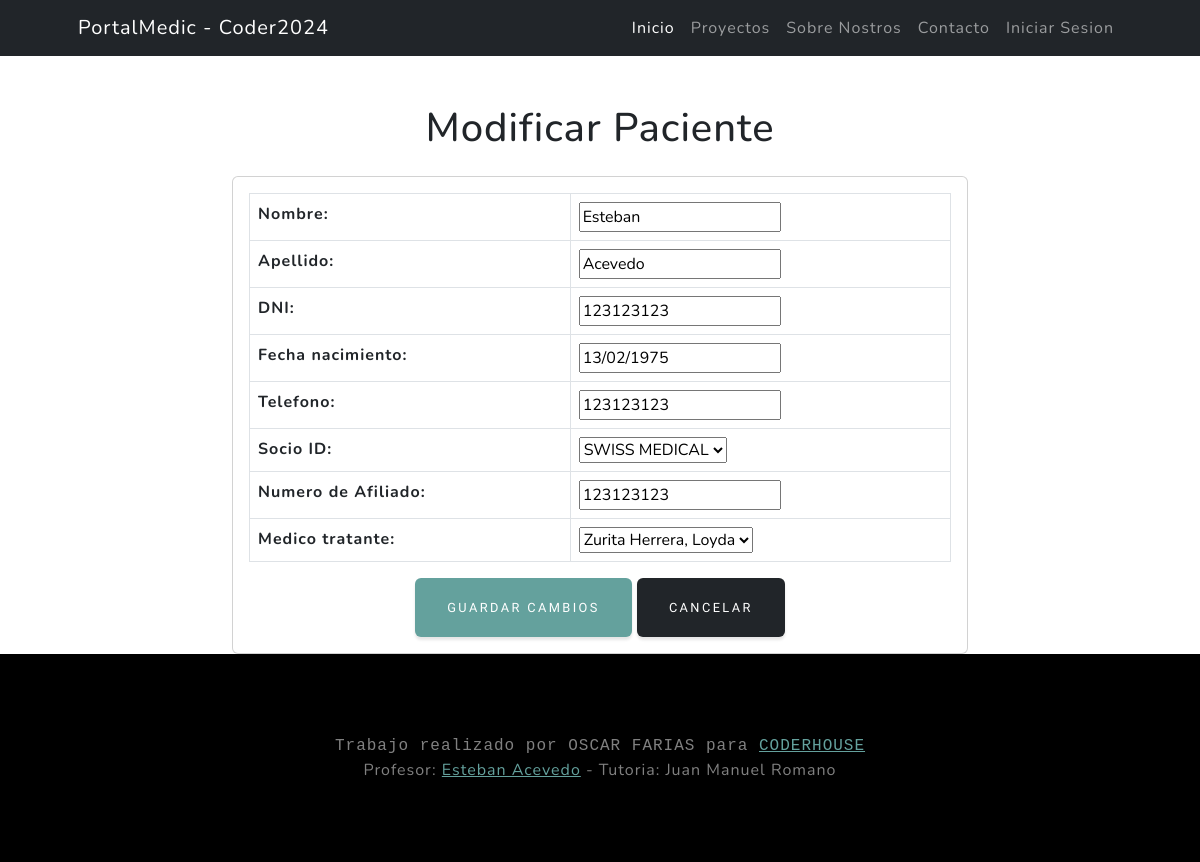
The page /pacientes/pacientes/pacientes_update/1/ on the database its author committed.
### pacientes/models.py (models this page shows, shortened)
class Paciente(models.Model):
    nombre = models.CharField(max_length=50, null = False)
    apellido = models.CharField(max_length=50, null = False)
    DNI = models.IntegerField(unique=True, null=False)
    fecha_nacimiento = models.DateField(null=True, blank=True)
    telefono = models.IntegerField(null=True, blank=True)
    obraSocial = models.ForeignKey(ObraSocial, on_delete=models.SET_NULL, null=True, blank=True, verbose_name = "Socio ID", related_name="paciente_obrasocial")
    numeroAfiliado = models.CharField(max_length=50,null=False, blank=False, verbose_name="Numero de Afiliado")
    medico_tratante = models.ForeignKey("medicos.Medicos", on_delete=models.SET_NULL, null=True, blank=True, related_name="paciente_medicos")
    class Meta:
        verbose_name = "Paciente"
        verbose_name_plural = "Pacientes"

### medicos/models.py (models this page shows)
class Medicos(models.Model):
    nombre = models.CharField(max_length=100, null=False, blank=True)
    apellido = models.CharField(max_length=100, null=False, blank=True)
    DNI = models.PositiveIntegerField(unique=True,null=True)
    nacionalidad= models.ForeignKey(Nacionalidad, on_delete=models.SET_NULL, null=True)
    matricula = models.PositiveIntegerField(unique=True, null=False, blank=False,verbose_name="Matricula Nacional")
    especialidad = models.ForeignKey(Especialidad, on_delete=models.SET_NULL, null=True)
    def __str__(self) -> str:
        return f"{self.apellido}, {self.nombre}"
    class Meta:
        verbose_name = "Medicos"
        verbose_name_plural = "Medicos"

### pacientes/views.py (the view)
# urls.py: path("pacientes/pacientes_update/<int:pk>/", pacientes_update, name="pacientes_update"),
def pacientes_update(request,pk):
    consulta = Paciente.objects.get(id=pk)
    if request.method == "POST":
        form = PacientesForm(request.POST, instance=consulta)
        if form.is_valid():
            form.save()
            return redirect("pacientes:pacientes_list")
    else:  # GET
        form = PacientesForm(instance=consulta)
    return render(request, "pacientes/pacientes_form.html", {"form": form})

### pacientes/forms.py
class PacientesForm(forms.ModelForm):
    class Meta:
        model = models.Paciente
        fields = ["nombre","apellido","DNI","fecha_nacimiento","telefono","obraSocial","numeroAfiliado","medico_tratante"]

### pacientes/models.py (called while the page is built)
    def __str__(self) -> str:
        return self.obra_social

### pacientes/templates/pacientes/pacientes_form.html (shortened to what this page needs)
{% extends 'core/base.html' %}
{% load static %}
{% block content %}
<div class="container mt-5">
    {% if form.instance.pk %}
        <h1 class="text-center">Modificar Paciente</h1>
    {% else %}
        <h1 class="text-center">Editar Paciente</h1>
    {% endif %}
    <div class="row justify-content-center mt-4">
        <div class="col-md-8">
            <div class="card">
                <div class="card-body">
                    <form method="POST">
                        <table class="table table-bordered">
                            {{ form.as_table }}
                        </table>
                        <div class="text-center">
                            <button type="submit" class="btn btn-primary">Guardar Cambios</button>
                            <a href="{% url 'pacientes:pacientes_list' %}" type="button" class="btn btn-dark ">Cancelar</button></a>
                        </div>
                    </form>
                </div>
            </div>
        </div>
    </div>
</div>
{% endblock content %}

### rows shown on the page
Paciente: nombre "Esteban", apellido "Acevedo", DNI "123123123", fecha_nacimiento "13/02/1975", telefono "123123123", obraSocial "SWISS MEDICAL", numeroAfiliado "123123123", medico_tratante "Zurita Herrera, Loyda"
